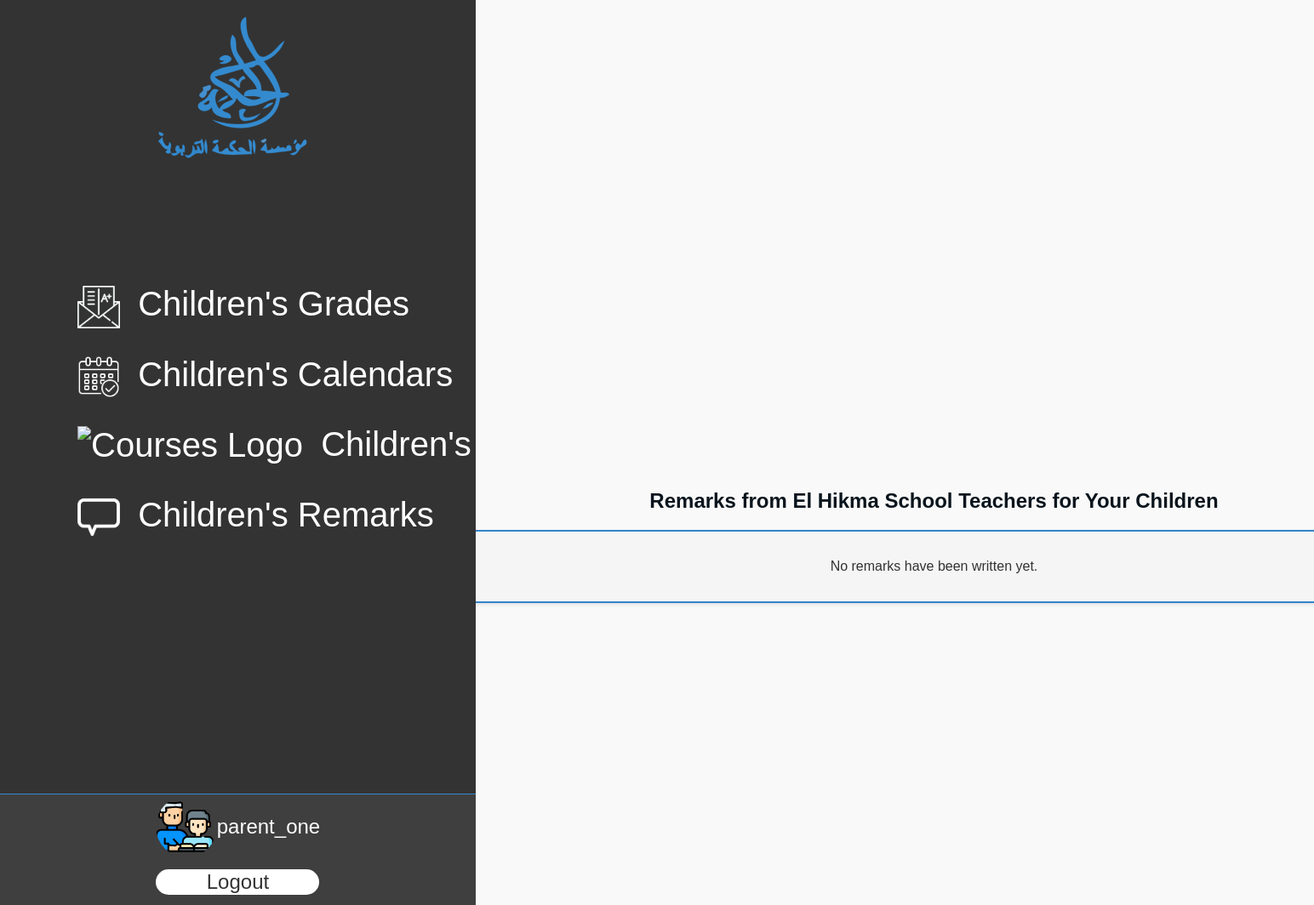
The page /parent_remarks/ (signed in) on the database as committed earlier.
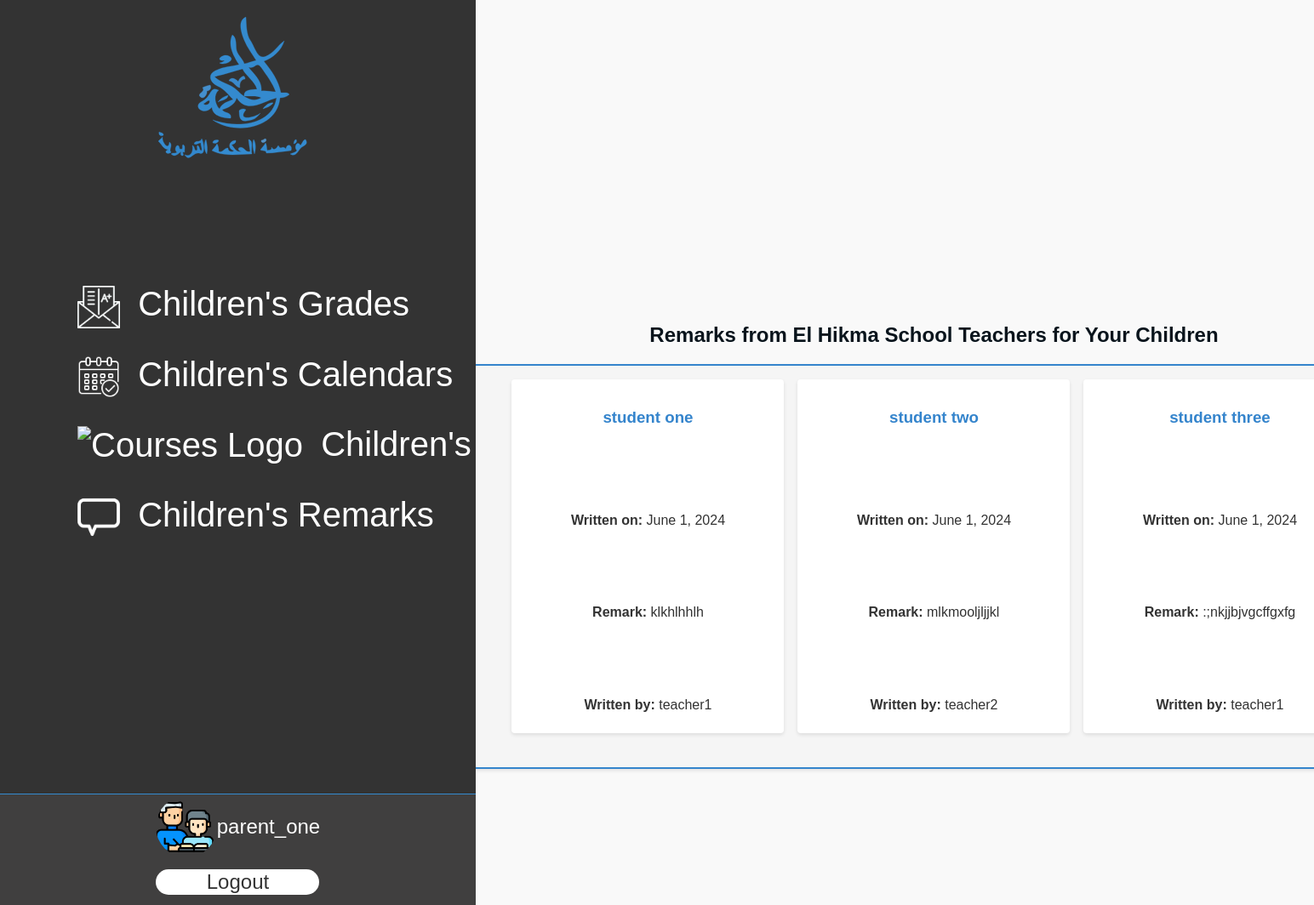
The same page on the database as committed later.
### core/models.py (models this page shows, shortened)
class Remarks(models.Model):
    student = models.ForeignKey(Student, on_delete=models.CASCADE, related_name='remarks')
    trimester= models.IntegerField(choices=TRIMESTER_CHOICES, null=True)
    date = models.DateField()
    remark = models.TextField()
    teacher = models.ForeignKey(Teacher, on_delete=models.CASCADE, related_name='remarks_written')
    class Meta:
        verbose_name_plural = 'Remarks'

class Student(models.Model):
    user= models.OneToOneField(CustomUser,on_delete=models.CASCADE,related_name='student')
    classroom= models.ForeignKey('Classroom',on_delete=models.SET_NULL,related_name='student',null=True, blank=True)
    parent=models.ForeignKey('Parent',on_delete=models.SET_NULL,related_name='children',null=True,blank=True)
    matricule=models.CharField(max_length=30,null=True,blank=True)
    GENDER_CHOICES = (
        ('M', 'Male'),
        ('F', 'Female'),
    )
    gender = models.CharField(max_length=1, choices=GENDER_CHOICES, null=True, blank=True)
    class Meta:
        verbose_name = 'Student'
        verbose_name_plural = 'Students'

class CustomUser(AbstractUser):
    USER_TYPE_CHOICES = (
        ('teacher', 'Teacher'),
        ('student', 'Student'),
        ('parent', 'Parent'),
        ('admin/staff', 'Admin/Staff')
    )
    user_type = models.CharField(max_length=30, choices=USER_TYPE_CHOICES)
    phone_number = models.CharField(max_length=15, blank=True, null=True)
    date_of_birth = models.DateField(blank=True, null=True)

class Teacher(models.Model):
    user= models.OneToOneField(CustomUser,on_delete=models.CASCADE,related_name='teacher')
    class Meta:
        verbose_name = 'Teacher'
        verbose_name_plural = 'Teachers'
    def __str__(self):
        return self.user.username

### core/decorators.py (the view)
        def wrapper_func(request, *args, **kwargs):
            if request.user.groups.exists():
                user_groups = request.user.groups.all()
                logging.info(f"User's groups: {[group.name for group in user_groups]}")
                logging.info(f"Allowed roles: {allowed_roles}")
                for group in user_groups:
                    if group.name in allowed_roles:
                        return view_func(request, *args, **kwargs)
            context = {
                'user': request.user
            }
            return render(request, 'core/403.html', context)

### core/views.py (called while the page is built)
@allowed_users(allowed_roles=['PARENTS'])
def parent_remarks(request):
    children = Student.objects.filter(parent=request.user.parent)
    remarks = Remarks.objects.filter(student__in=children)
    context = {
        'remarks': remarks,
    }
    return render(request, 'core/parent/parent-remarks.html', context)

### core/templates/core/parent/parent-remarks.html (shortened to what this page needs)
{% extends 'core/parent/parent-dash-base.html' %}
{% load static %}
{% block content %}
<!DOCTYPE html>
<html>
<head>
  <link rel="stylesheet" type="text/css" href="{% static 'css/remarks.css' %}">
</head>
<body>
  <h2>Remarks from El Hikma School Teachers for Your Children</h2>
  <div class="container remark-box">
    {% for remark in remarks %}
      <div class="remark-card">
        <h3>{{ remark.student.user.first_name }} {{ remark.student.user.last_name }}</h3>
        <p><strong>Written on:</strong> {{ remark.date }}</p>
        <p><strong>Remark:</strong> {{ remark.remark }}</p>
        <p><strong>Written by:</strong> {{ remark.teacher }}</p>
      </div>
    {% empty %}
      <p>No remarks have been written yet.</p>
    {% endfor %}
  </div>
</body>
</html>
{% endblock %}

Rows that differ between the two databases and show on the page:
added Remarks: student.user.first_name "student", student.user.last_name "one", date "June 1, 2024", remark "klkhlhhlh", teacher "teacher1"
added Remarks: student.user.first_name "student", student.user.last_name "two", date "June 1, 2024", remark "mlkmooljljjkl", teacher "teacher2"
added Remarks: student.user.first_name "student", student.user.last_name "three", date "June 1, 2024", remark ":;nkjjbjvgcffgxfg", teacher "teacher1"
Other text that changed with them:
text no longer shown: "No remarks have been written yet."
